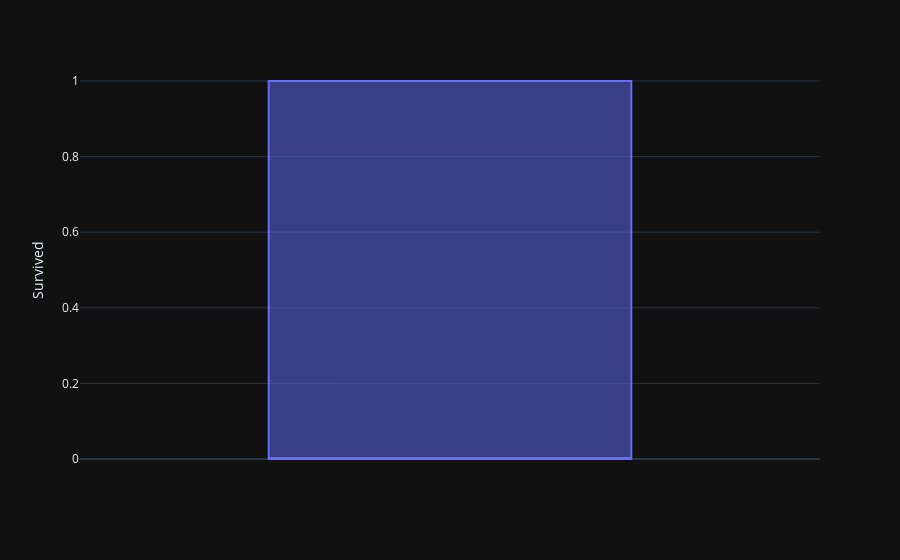
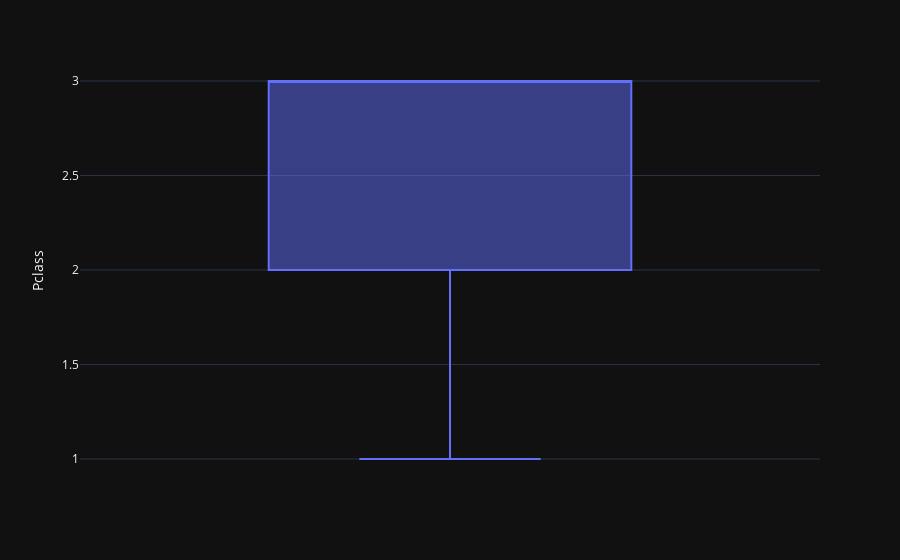
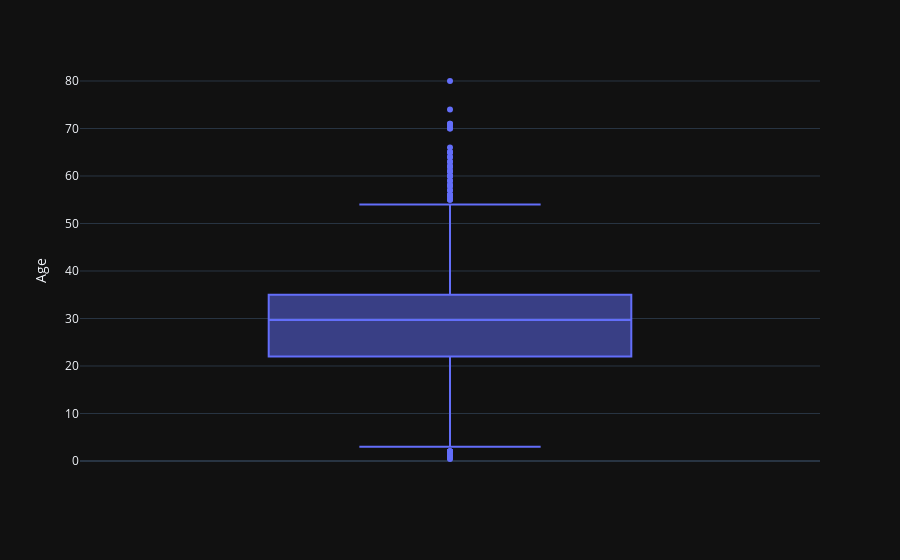
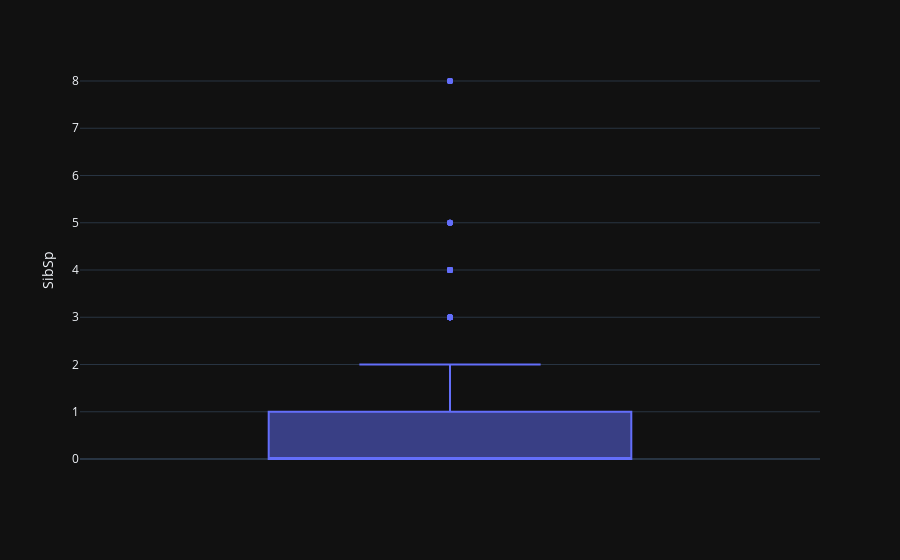

Write notebook code for charts like these, in order.
### Code cell
preprocessing.boxplots_graphs()

### Figure 1 — Plotly figure (JSON) as saved in the notebook; plotly's stock layout.template omitted (floating-point values rounded to 4 significant figures; data arrays with more than 128 entries replaced by an {"elided": "..."} marker saying what was removed)
{"data": [{"alignmentgroup": "True", "hovertemplate": "Survived=%{y}<extra></extra>", "legendgroup": "", "marker": {"color": "#636efa"}, "name": "", "notched": false, "offsetgroup": "", "orientation": "v", "showlegend": false, "x0": " ", "xaxis": "x", "y": {"elided": "891 int values"}, "y0": " ", "yaxis": "y", "type": "box"}], "layout": {"xaxis": {"anchor": "y", "domain": [0.0, 1.0]}, "yaxis": {"anchor": "x", "domain": [0.0, 1.0], "title": {"text": "Survived"}}, "legend": {"tracegroupgap": 0}, "margin": {"t": 60}, "boxmode": "group"}}

### Figure 2 — Plotly figure (JSON) as saved in the notebook; plotly's stock layout.template omitted (floating-point values rounded to 4 significant figures; data arrays with more than 128 entries replaced by an {"elided": "..."} marker saying what was removed)
{"data": [{"alignmentgroup": "True", "hovertemplate": "Pclass=%{y}<extra></extra>", "legendgroup": "", "marker": {"color": "#636efa"}, "name": "", "notched": false, "offsetgroup": "", "orientation": "v", "showlegend": false, "x0": " ", "xaxis": "x", "y": {"elided": "891 int values"}, "y0": " ", "yaxis": "y", "type": "box"}], "layout": {"xaxis": {"anchor": "y", "domain": [0.0, 1.0]}, "yaxis": {"anchor": "x", "domain": [0.0, 1.0], "title": {"text": "Pclass"}}, "legend": {"tracegroupgap": 0}, "margin": {"t": 60}, "boxmode": "group"}}

### Figure 3 — Plotly figure (JSON) as saved in the notebook; plotly's stock layout.template omitted (floating-point values rounded to 4 significant figures; data arrays with more than 128 entries replaced by an {"elided": "..."} marker saying what was removed)
{"data": [{"alignmentgroup": "True", "hovertemplate": "Age=%{y}<extra></extra>", "legendgroup": "", "marker": {"color": "#636efa"}, "name": "", "notched": false, "offsetgroup": "", "orientation": "v", "showlegend": false, "x0": " ", "xaxis": "x", "y": {"elided": "891 float values"}, "y0": " ", "yaxis": "y", "type": "box"}], "layout": {"xaxis": {"anchor": "y", "domain": [0.0, 1.0]}, "yaxis": {"anchor": "x", "domain": [0.0, 1.0], "title": {"text": "Age"}}, "legend": {"tracegroupgap": 0}, "margin": {"t": 60}, "boxmode": "group"}}

### Figure 4 — Plotly figure (JSON) as saved in the notebook; plotly's stock layout.template omitted (floating-point values rounded to 4 significant figures; data arrays with more than 128 entries replaced by an {"elided": "..."} marker saying what was removed)
{"data": [{"alignmentgroup": "True", "hovertemplate": "SibSp=%{y}<extra></extra>", "legendgroup": "", "marker": {"color": "#636efa"}, "name": "", "notched": false, "offsetgroup": "", "orientation": "v", "showlegend": false, "x0": " ", "xaxis": "x", "y": {"elided": "891 int values"}, "y0": " ", "yaxis": "y", "type": "box"}], "layout": {"xaxis": {"anchor": "y", "domain": [0.0, 1.0]}, "yaxis": {"anchor": "x", "domain": [0.0, 1.0], "title": {"text": "SibSp"}}, "legend": {"tracegroupgap": 0}, "margin": {"t": 60}, "boxmode": "group"}}
